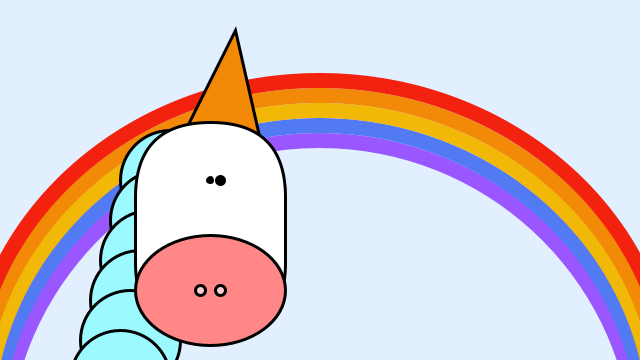
Frame 1 (no input)
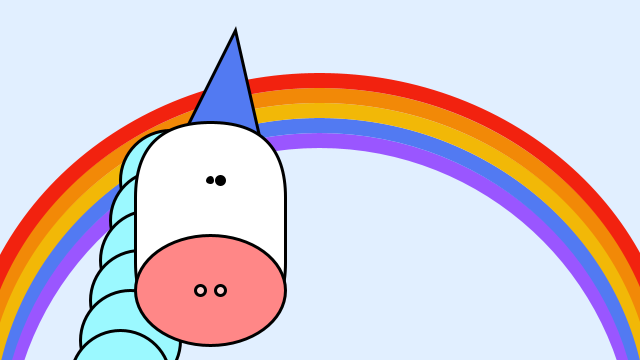
Frame 2 (the mouse pressed at the canvas centre, redrawn once)

The Processing sketch that drew these frames (run headless with seeded random() and noise(); the mouse was pressed at the canvas centre and the sketch redrawn once):

// Processing sketch: unicorn_only
// ── unicorn_only.pde
// Rainbow, Unicorn, Puppy Functions
// The Coding Train / Daniel Shiffman
// Processing Intro Series

color[] rainbowColors = new int[]{#9A56FF, #527AF2, #F2B807, #F28907, #F2220F};


void setup() {
  size(640, 360);
  pixelDensity(2);
  colorMode(HSB, 255);
  rectMode(CENTER);
}

void draw() {
  background(150, 30, 255);
  rainbow();
  unicorn();
  noLoop();
}

void rainbow() {
  float sw = 15;
  strokeWeight(sw);
  noFill();

  for (int i = 0; i < rainbowColors.length; i++) {
    stroke(rainbowColors[i]); //pick a color from the array
    arc(width/2, (height + 100) - sw*i, width + sw*i, width, PI, PI*2);
  }
}

void unicorn() {
  float sw = 3; //strokeWeight
  float posX = width/2 - 110;
  float posY = height/2 + 50;
  stroke(0);
  strokeWeight(sw);
  float triSize = 50; //size of triangle 
  //pick a random horn color
  fill(rainbowColors[int(random(rainbowColors.length))]);
  triangle(posX - triSize/2, posY - 100, posX + triSize, posY - 90, posX+triSize/2, posY -100 - triSize*2);
  
  //unicorn "mane" 
  for (int i = 0; i < 7; i++) {
    fill(130, 100, 255);
    circle((posX - 40) - 10*i, posY - 50 + 40*i, 100);
  }

  //head
  fill(255);
  rect(posX, posY, 150, 215, 100);

  //nose
  fill(0, 120, 255);
  ellipse(posX, posY+60, 150, 110);

  // nostrils 
  fill(0, 50, 255);
  ellipse(posX + 10, posY + 60, 10, 10);
  ellipse(posX - 10, posY + 60, 10, 10);

  //eyes 
  fill(0);
  ellipse(posX, posY - 50, 5, 5);
  ellipse(posX + 10, posY - 50, 8, 8);
}

void puppy() {
  float sw = 3;
  float posX = width/2 + 110;
  float posY = height/2 + 50;
  stroke(0);
  strokeWeight(sw);

  //ears
  for (float i = 0; i < 3; i+=0.3) {
    fill(15, 150, 100);
    noStroke();
    circle((posX - 50) - 10*i, posY - 55 + 40*i, 100);
    circle((posX + 50) + 10*i, posY - 55 + 40*i, 100);
  }
  
  //head
  stroke(0);
  fill(15, 75, 200);
  rect(posX, posY, 150, 215, 100);
  
  //nose
  fill(35, 75, 255);
  ellipse(posX, posY+60, 150, 110);

  //mouth
  fill(0);
  ellipse(posX, posY+25, 70, 35);
  line(posX, posY+25, posX, posY+75);
  noFill();
  arc(posX - 20, posY+75, 40, 25, 0, PI);
  arc(posX + 20, posY+75, 40, 25, 0, PI);

  //eyes
  fill(0);
  ellipse(posX - 25, posY - 25, 20, 20);
  ellipse(posX + 25, posY - 25, 20, 20);

  //eyebrows
  noFill();
  arc(posX - 25, posY - 50, 40, 25, PI, 2*PI - PI/4);
  arc(posX + 25, posY - 50, 40, 25, PI + PI/4, 2*PI);
}
